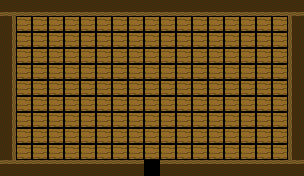

A level layout from a 2D game, rendered from its tile map. Below: a short description, then the map file with its tile-grid data intact:
An orthogonal 19x11 tile map with 16x16 px tiles, 1 tile layer (Tile Layer 1), 2 tilesets and 6 objects (Table, exit_3, Chest).

<map version="1.10" tiledversion="1.11.2" orientation="orthogonal" renderorder="right-down" width="19" height="11" tilewidth="16" tileheight="16" infinite="0" nextlayerid="3" nextobjectid="18">
 <properties>
  <property name="camShouldMove" type="bool" value="false" />
 </properties>
 <tileset firstgid="1" source="../../../sinAssets.tsx" />
 <tileset firstgid="6" source="../../../props.tsx" />
 <layer id="1" name="Tile Layer 1" width="19" height="11">
  <data encoding="csv">
1,1,1,1,1,1,1,1,1,1,1,1,1,1,1,1,1,1,1,
3,5,5,5,5,5,5,5,5,5,5,5,5,5,5,5,5,5,2,
3,5,5,5,5,5,5,5,5,5,5,5,5,5,5,5,5,5,2,
3,5,5,5,5,5,5,5,5,5,5,5,5,5,5,5,5,5,2,
3,5,5,5,5,5,5,5,5,5,5,5,5,5,5,5,5,5,2,
3,5,5,5,5,5,5,5,5,5,5,5,5,5,5,5,5,5,2,
3,5,5,5,5,5,5,5,5,5,5,5,5,5,5,5,5,5,2,
3,5,5,5,5,5,5,5,5,5,5,5,5,5,5,5,5,5,2,
3,5,5,5,5,5,5,5,5,5,5,5,5,5,5,5,5,5,2,
3,5,5,5,5,5,5,5,5,5,5,5,5,5,5,5,5,5,2,
4,4,4,4,4,4,4,4,4,0,4,4,4,4,4,4,4,4,4
</data>
 </layer>
 <objectgroup id="2" name="Object Layer 1">
  <object id="12" name="table_1" type="Table" gid="6" x="216.699" y="47.9858" width="46.47" height="26.5618">
   <properties>
    <property name="functionField" value="" />
   </properties>
  </object>
  <object id="13" gid="7" x="50.6042" y="79.4064" width="26" height="48">
   <properties>
    <property name="functionField" value="" />
   </properties>
  </object>
  <object id="14" name="exit_3" gid="8" x="137.519" y="176.046" width="29" height="13">
   <properties>
    <property name="functionField" value="C:\Users\NewAdmin\Documents\sin_game\src\resources\tileMaps\spawnArea.tmj 1300 400" />
   </properties>
  </object>
  <object id="15" gid="9" x="58.3251" y="176.046" width="36" height="13">
   <properties>
    <property name="functionField" value="" />
   </properties>
  </object>
  <object id="16" gid="10" x="291.081" y="105.283" width="12.477" height="39.9541">
   <properties>
    <property name="functionField" value="" />
   </properties>
  </object>
  <object id="17" name="chest_1" type="Chest" gid="11" x="189.36" y="47.3357" width="21.2792" height="15.6502">
   <properties>
    <property name="functionField" value="" />
   </properties>
  </object>
 </objectgroup>
</map>
